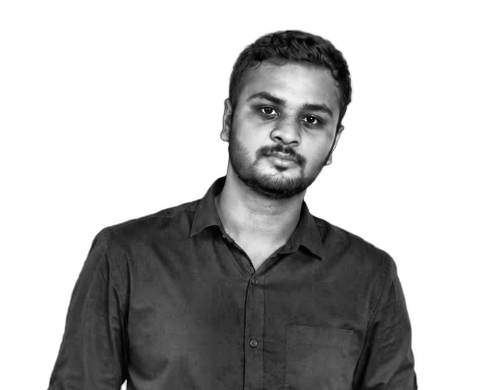
#> input picture source-prepped.png, 487 x 390 px, found by its file name
$ python make_ascii_svg.py
#> lines starting #> are read from the running program, lines starting #| are printed output that depends on the picture
from PIL import Image

# Brightness ramp: Bright (sparse/spaces) -> Dark (dense symbols)
RAMP = " .`:-=+*cs#%@"
WIDTH = 100  # Character columns (matches ~370px terminal rendering)
FILL_COLOR = "#8b949e"  # GitHub dark-mode secondary text color
BG_COLOR = "#0d1117"    # GitHub dark-mode background color

def make_ascii_svg(image_path="source-prepped.png", output_svg="nilesh-ascii.svg"):
#> called with image_path = 'source-prepped.png', output_svg = 'nilesh-ascii.svg'
    img = Image.open(image_path).convert("L")
#> img is the input picture: PIL image 487x390 L; min 1, max 255, mean 183.2

    # Maintain aspect ratio for monospace font (~0.55 aspect ratio per char)
    aspect_ratio = img.height / img.width
#> aspect_ratio = 0.801
    height = int(WIDTH * aspect_ratio * 0.55)
#> height = 44
    img = img.resize((WIDTH, height), Image.Resampling.LANCZOS)
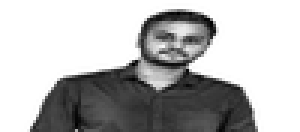
#> img: PIL image 100x44 L (shown 3 times larger); min 0, max 255, mean 182.9

    pixels = img.load()
    rows = []

    for y in range(height):
        row_chars = []
        for x in range(WIDTH):
            val = pixels[x, y]
            # Map 0-255 brightness to RAMP index
            idx = int((val / 255) * (len(RAMP) - 1))
            char = RAMP[idx]
            # Escape HTML characters for SVG compatibility
            if char == "&": char = "&amp;"
            elif char == "<": char = "&lt;"
            elif char == ">": char = "&gt;"
            elif char == '"': char = "&quot;"
            elif char == " ": char = "&#160;"
            row_chars.append(char)
        rows.append("".join(row_chars))
#> after the loop, rows = 44 items

    # SVG layout & typing parameters
    char_width = 3.7
    line_height = 7.0
    svg_width = 370
    svg_height = int(height * line_height) + 20
#> svg_height = 328

    row_delay = 0.04  # Seconds between each line
    row_duration = 0.35  # Time to wipe across a single line

    svg_lines = [
        f'<svg xmlns="http://www.w3.org/2000/svg" width="{svg_width}" height="{svg_height}" viewBox="0 0 {svg_width} {svg_height}">',
        '  <style>',
        f'    .bg {{ fill: {BG_COLOR}; }}',
        f'    .ascii {{ font-family: ui-monospace, SFMono-Regular, "SF Mono", Menlo, Consolas, "Liberation Mono", monospace; font-size: 5.8px; fill: {FILL_COLOR}; white-space: pre; }}',
        '  </style>',
        f'  <rect width="100%" height="100%" class="bg" rx="6" />',
        '  <g class="ascii">'
    ]

    for idx, line in enumerate(rows):
        y_pos = 15 + (idx * line_height)
        start_time = idx * row_delay
        clip_id = f"clip-{idx}"

        # Add animated horizontal wipe per row
        svg_lines.append(f'    <clipPath id="{clip_id}">')
        svg_lines.append(f'      <rect x="0" y="{y_pos - line_height}" width="0" height="{line_height + 2}">')
        svg_lines.append(f'        <animate attributeName="width" from="0" to="{svg_width}" begin="{start_time:.2f}s" dur="{row_duration}s" fill="freeze" />')
        svg_lines.append(f'      </rect>')
        svg_lines.append(f'    </clipPath>')

        svg_lines.append(f'    <text x="10" y="{y_pos}" clip-path="url(#{clip_id})">{line}</text>')
#> this loop made 44 passes
#> (y_pos, start_time, clip_id) on passes 1 to 12: (15, 0, 'clip-0'), (22, 0.04, 'clip-1'), (29, 0.08, 'clip-2'), (36, 0.12, 'clip-3'), (43, 0.16, 'clip-4'), (50, 0.2, 'clip-5'), (57, 0.24, 'clip-6'), (64, 0.28, 'clip-7'), (71, 0.32, 'clip-8'), (78, 0.36, 'clip-9'), (85, 0.4, 'clip-10'), (92, 0.44, 'clip-11')
#> after the loop, svg_lines = 271 items

    svg_lines.append('  </g>')
    svg_lines.append('</svg>')

    with open(output_svg, "w", encoding="utf-8") as f:
        f.write("\n".join(svg_lines))

    print(f"Successfully generated {output_svg}")

if __name__ == "__main__":
    make_ascii_svg()
